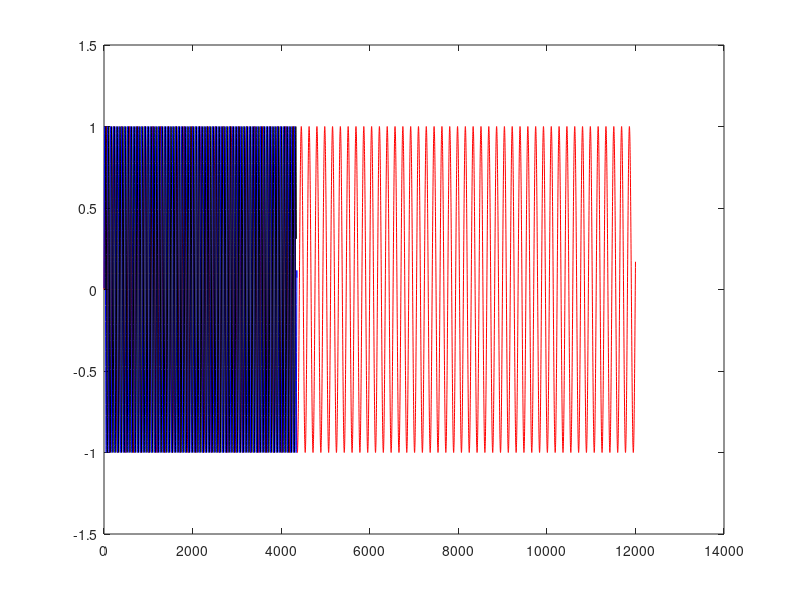
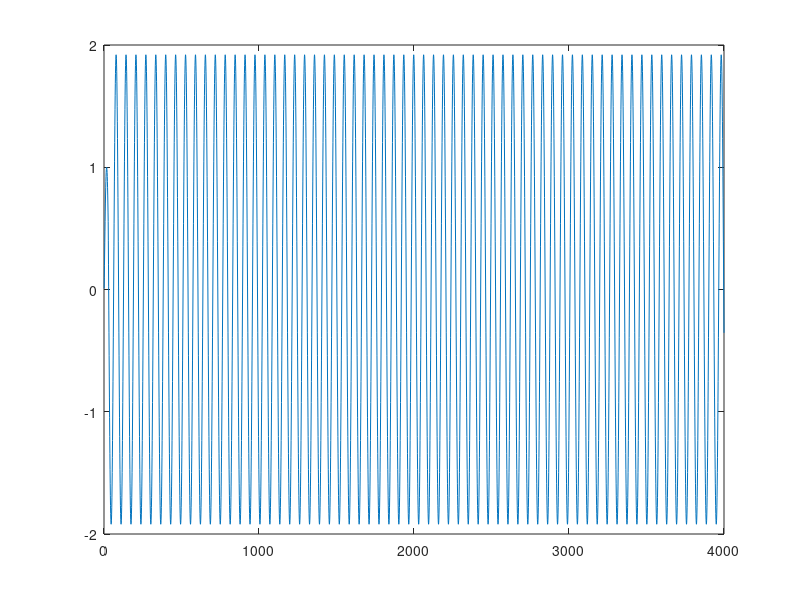

These figures' MATLAB source, in order:
close all; clear all; clc;

tx = 0:1:12000;
x = sin(2*pi*250/44100*tx);

[r,b] = resample(x,160,441);
%%
%plot(tx,x,'+-',ty,y,'o:')
%legend('original','resampled');

figure; plot(x,'r'); hold on; plot(r, 'b');




m = length(x);
u = [x; zeros(159, m)];
u = reshape(u, m*160, 1);


y = filter(b,1,u);


n = length(y);
n = floor(n / 441);
y = y(1:n*441);
y = reshape(y, 441, n);
y = y(1,:);


plot(y(11:end), 'k');

figure; plot(r(1:4000) - y(11:4010));